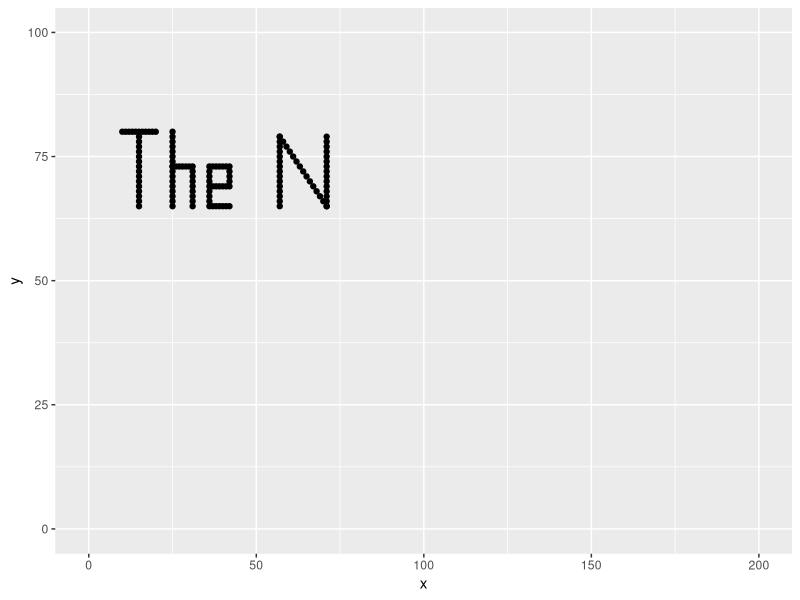

This figure's R source:
library(ggplot2)
pts <- data.frame(
    x = c(
        # T
        10:20, rep(15, 15)
        # h
        ,rep(25, 16), 25:30, rep(31, 9)
        # e
        ,rep(36, 9), c(rep(37:41, 3), 42), rep(42, 5)
        # N
        ,rep(57, 15), 57:71, rep(71, 15)
    ),
    y = c(
        # T
        rep(80, 11), 79:65
        # h
        ,80:65, rep(73, 6), 73:65
        # e
        ,73:65, c(rep(73, 5), rep(69, 5), rep(65, 6)), 73:69
        # N
        ,79:65, 79:65, 79:65
    )
)
ggplot(data = pts, aes(x, y)) + 
    geom_point() + 
    xlim(0, 200) + 
    ylim(0, 100)
